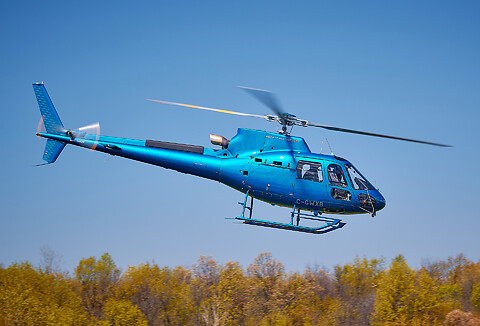
#> input picture 11_thresholding/helicopter.jpg, 480 x 326 px
$ python thresholdin.py
#> lines starting #> are read from the running program, lines starting #| are printed output that depends on the picture; after the words box and inside, x2 and y2 are one past the last pixel; in counts of white or black regions, pixels touching at a corner belong together
import cv2
import numpy as np

img = cv2.imread("helicopter.jpg", 0)
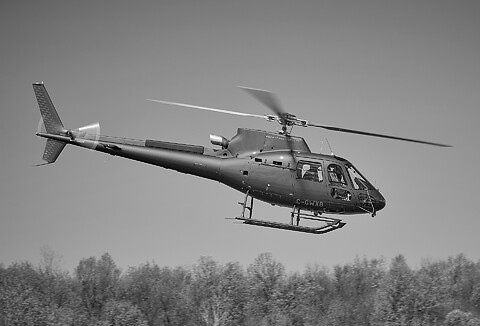
#> img: shape (326, 480); min 0, max 255, mean 131

ret, th1 = cv2.threshold(img, 150, 200, cv2.THRESH_BINARY)
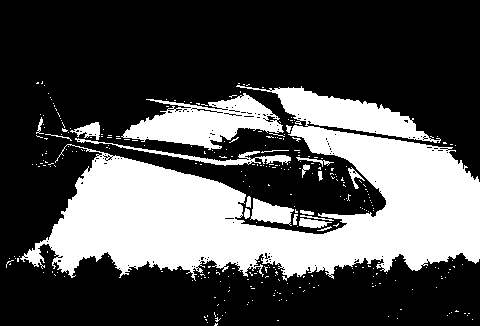
#> th1: shape (326, 480); values 0 (black) and 200 (white), 31.5% white; 317 white regions (297 under 20 px), largest, box (x1, y1, x2, y2) and area: (20, 85, 480, 281) 41235, (121, 93, 284, 150) 4587, (75, 138, 291, 166) 868
th2 = cv2.adaptiveThreshold(img, 255, cv2.ADAPTIVE_THRESH_MEAN_C, cv2.THRESH_BINARY, 21, 2)
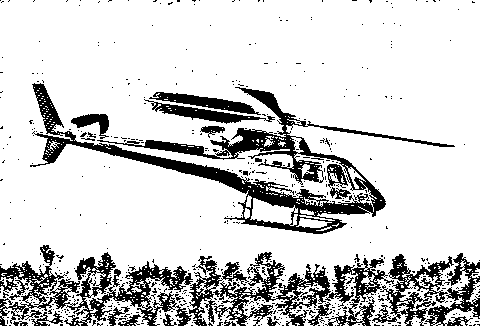
#> th2: shape (326, 480); 81.5% white; 537 black regions (509 under 20 px), largest, box (x1, y1, x2, y2) and area: (30, 83, 455, 234) 9903, (0, 245, 193, 326) 5267, (372, 253, 480, 326) 3189
th3 = cv2.adaptiveThreshold(img, 255, cv2.ADAPTIVE_THRESH_GAUSSIAN_C, cv2.THRESH_BINARY, 21, 2)
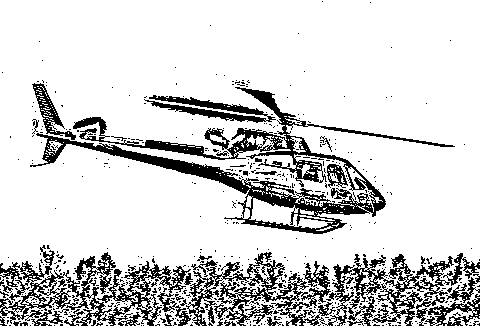
#> th3: shape (326, 480); 82.7% white; 503 black regions (462 under 20 px), largest, box (x1, y1, x2, y2) and area: (30, 87, 455, 234) 9192, (0, 245, 191, 326) 4762, (186, 252, 336, 326) 3562
cv2.imshow("Img", img)
cv2.imshow("Th-1", th1)
cv2.imshow("Th-2", th2)
cv2.imshow("Th-3", th3)
cv2.waitKey(0)
cv2.destroyAllWindows()
